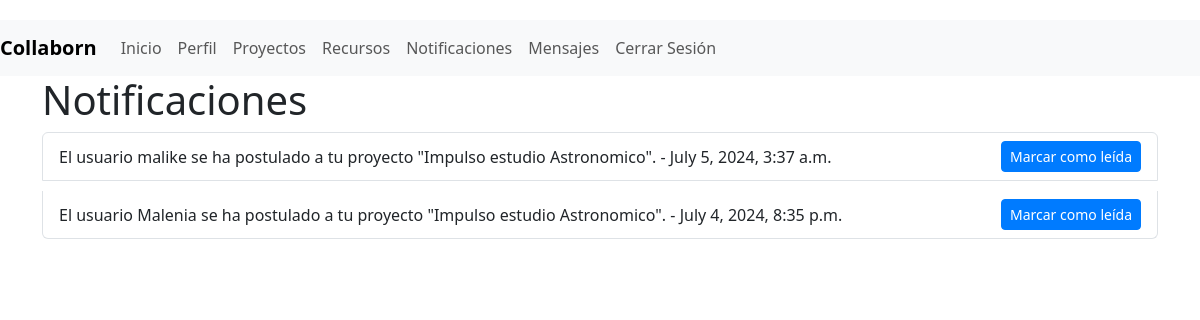
The page /notificaciones/ (signed in) on the database its author committed.
### myapp/models.py (models this page shows, shortened)
class Notificacion(models.Model):
    usuario = models.ForeignKey(User, on_delete=models.CASCADE)
    mensaje = models.TextField()
    leida = models.BooleanField(default=False)
    fecha_creacion = models.DateTimeField(auto_now_add=True)

### myapp/views.py (the view)
# urls.py: path('notificaciones/', views.listar_notificaciones, name='listar_notificaciones'),
@login_required
def listar_notificaciones(request):
    notificaciones = Notificacion.objects.filter(usuario=request.user).order_by('-fecha_creacion')
    return render(request, 'myapp/listar_notificaciones.html', {'notificaciones': notificaciones})

### myapp/templates/myapp/listar_notificaciones.html (shortened to what this page needs)
{% extends 'myapp/base.html' %}
{% block content %}
<h1>Notificaciones</h1>
<ul class="list-group">
    {% for notificacion in notificaciones %}
    <li class="list-group-item d-flex justify-content-between align-items-center">
        {{ notificacion.mensaje }} - {{ notificacion.fecha_creacion }}
        {% if notificacion.leida %}
        <span class="badge badge-success">Leída</span>
        {% else %}
        <form method="post" action="{% url 'marcar_notificacion_leida' notificacion.id %}">
            <button type="submit" class="btn btn-primary btn-sm">Marcar como leída</button>
        </form>
        {% endif %}
    </li>
    {% endfor %}
</ul>
{% endblock %}

### myapp/static/css/style.css (style rules this page uses)
body { padding-top: 20px; }
.btn-primary { background-color: #007bff; border-color: #007bff; }
.list-group-item { margin-bottom: 10px; }

### rows shown on the page
Notificacion: mensaje "El usuario malike se ha postulado a tu proyecto \"Impulso estudio Astronomico\".", fecha_creacion "July 5, 2024, 3:37 a.m.", leida "Marcar como leída"
Notificacion: mensaje "El usuario Malenia se ha postulado a tu proyecto \"Impulso estudio Astronomico\".", fecha_creacion "July 4, 2024, 8:35 p.m.", leida "Marcar como leída"
